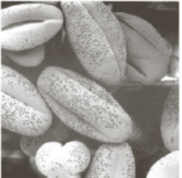
//> input picture samps/highcontrast.PNG, 182 x 178 px
$ ./hist   (built with g++ and OpenCV 4)
//> lines starting //> are read from the running program, lines starting //| are printed output that depends on the picture; after the words box and inside, x2 and y2 are one past the last pixel; in counts of white or black regions, pixels touching at a corner belong together
#include <iostream>
#include "opencv2/highgui/highgui.hpp"
#include "opencv2/core/core.hpp"
#include "opencv2/imgproc/imgproc.hpp"
using namespace cv;
using namespace std;

int main(int argc, char const *argv[])
{
	Mat img=imread("samps/highcontrast.PNG",0);
//> img: 178 rows x 182 cols, CV_8UC1; min 68, max 255, mean 154.4
	int rows=img.rows;
//> rows = 178
	int cols=img.cols;
//> cols = 182
	int arr[256]={};
	for (int i = 0; i < rows; i++)
	{
		for (int j = 0; j < cols; j++)
		{
			arr[img.at<uchar>(i,j)]++;
		}
	}
//> after the loop, arr = 256 values, max 1028 at index 69, min 0 at index 0, mean 126.5
	//max in array
	int max=arr[0];
//> max = 0
	for (int i = 0; i < 256; i++)
	{
		if (arr[i]>max)
		{
			max=arr[i];
		}
	}
//> this loop made 256 passes
//> max on passes 69 to 70: 87, 1028
//> after the loop, max = 1028
	//scaling
	for (int i = 0; i < 256; i++)
	{
		arr[i]=arr[i]*250.0/max;
	}
//> after the loop, arr = 256 values, max 250 at index 69, min 0 at index 0, mean 30.42
	//making histogram
	Mat hist(256,256,CV_8UC1,Scalar(255));
	for (int j = 0; j < 256; j++)
	 {
	 	for (int i = 250-arr[j]; i < 250; i++)
	 	{
	 		hist.at<uchar>(i,j)=0;
	 	}
	 }
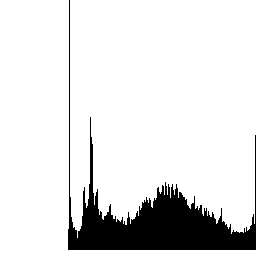
//> hist: 256 rows x 256 cols, CV_8UC1; 88.1% white; 1 black region, box (x1, y1, x2, y2) and area: (68, 0, 256, 250) 7788
	 namedWindow("histogram",WINDOW_NORMAL);
	 imshow("histogram",hist);
	 waitKey(2000);
}

$ run again, with samps/dvHEX.png copied over samps/highcontrast.PNG
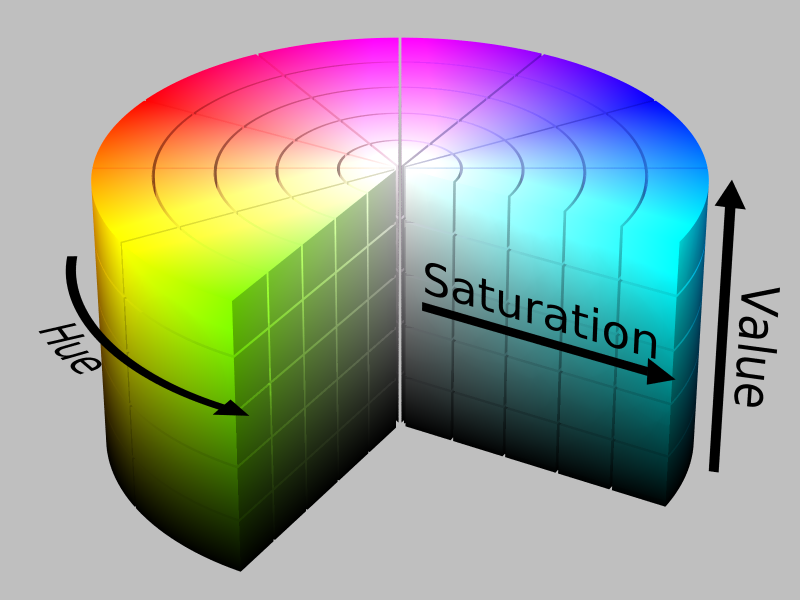
//> input picture samps/dvHEX.png, 1600 x 1200 px (shown at 1/2 size)
//> `Mat img=imread("samps/highcontrast.PNG",0);`:
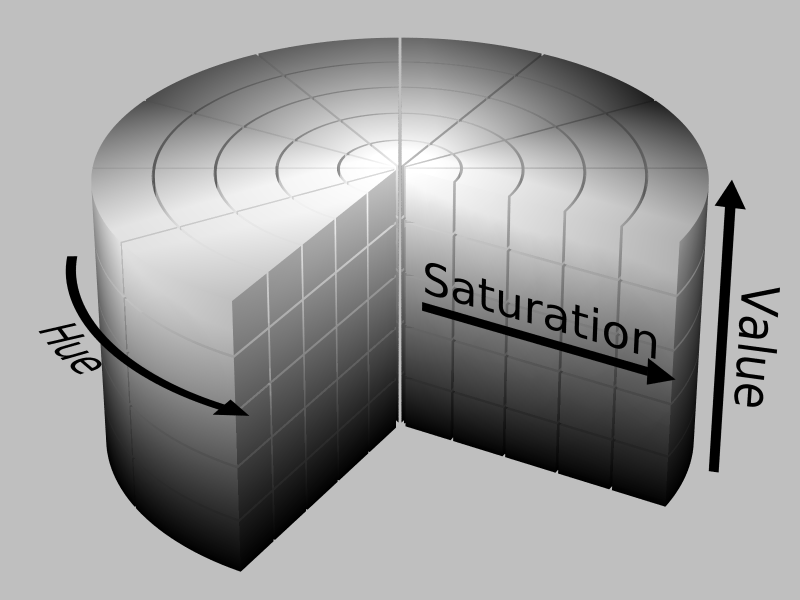
//> img: 1200 rows x 1600 cols, CV_8UC1 (shown at 1/2 size); min 0, max 255, mean 155.6
//> after the loop `for (int i = 0; i < rows; i++)`: arr = 256 values, max 878470 at index 191, min 1305 at index 254, mean 7500
//> `int max=arr[0];`: max = 44313
//> the loop `for (int i = 0; i < 256; i++)` made 256 passes
//> max on pass 192: 878470
//> after the loop `for (int i = 0; i < 256; i++)`: max = 878470
//> after the loop `for (int i = 0; i < 256; i++)`: arr = 256 values, max 250 at index 191, min 0 at index 1, mean 1.69
//> after the loop `for (int j = 0; j < 256; j++)`:
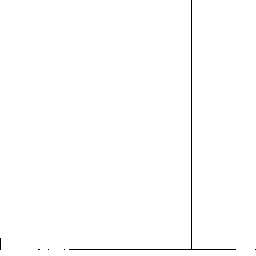
//> hist: 256 rows x 256 cols, CV_8UC1; 99.3% white; black in thin lines or dots
